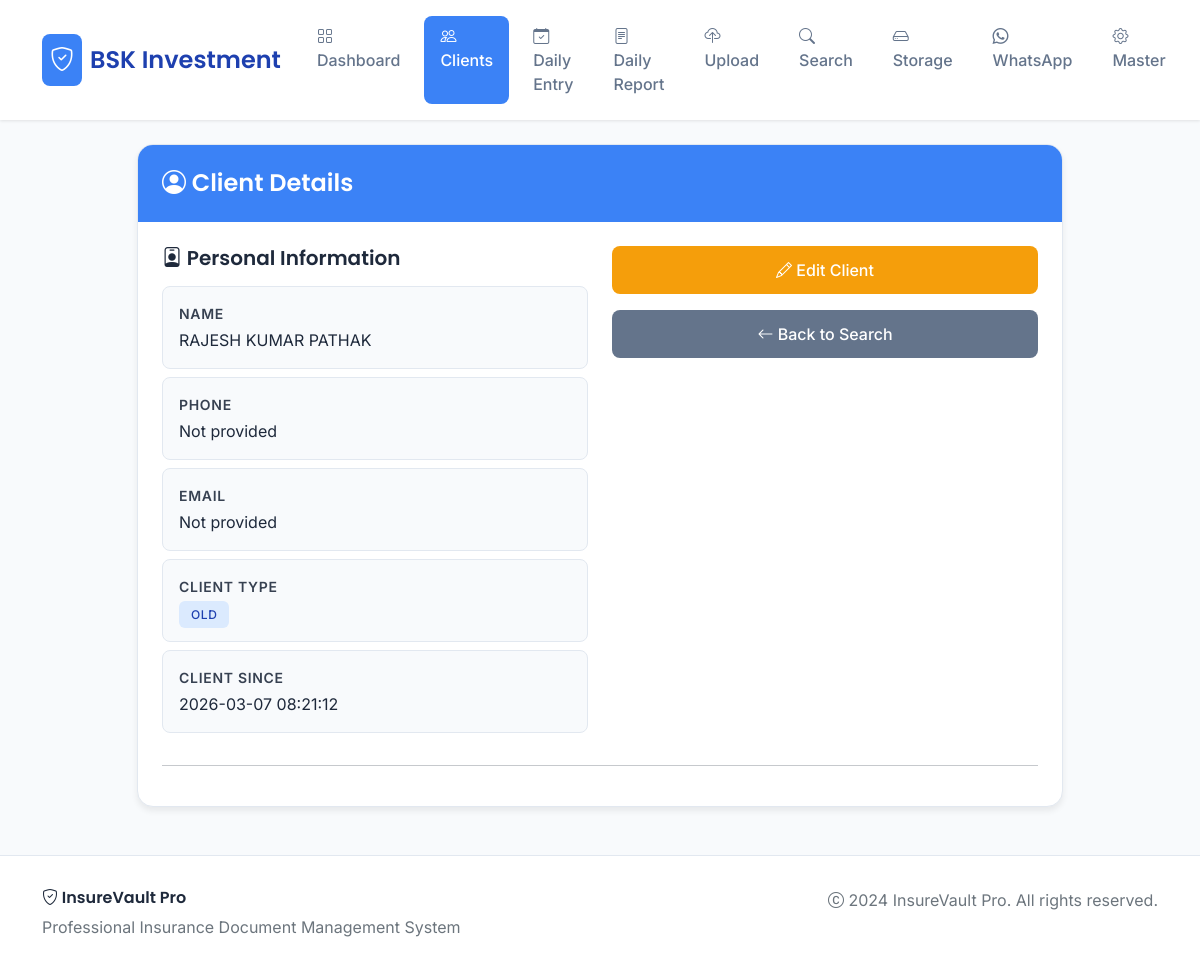
Screenshot of /client/29 with the database file from the repository.
### tables this page shows
CREATE TABLE clients (
            id INTEGER PRIMARY KEY AUTOINCREMENT,
            name TEXT NOT NULL,
            phone TEXT,
            email TEXT,
            folder_name TEXT,
            client_type TEXT,
            policy_number TEXT,
            pan_card TEXT,
            address TEXT,
            created_at TIMESTAMP DEFAULT CURRENT_TIMESTAMP
        , policy_expiry_date TEXT, premium_amount TEXT, policy_type TEXT);

### app.py (the view, shortened to what this page needs)
@app.route('/client/<int:client_id>')
def client_details(client_id):
    try:
        conn = get_db_connection()
        if conn is None:
            flash("Database error", "error")
            return redirect(url_for('search_client'))
        client = conn.execute('SELECT * FROM clients WHERE id = ?', (client_id,)).fetchone()
        documents = conn.execute(
            'SELECT * FROM documents WHERE client_id = ? ORDER BY upload_date DESC',
            (client_id,)
        ).fetchall()
        id_entries = conn.execute(
            """SELECT de.*, GROUP_CONCAT(d.filename) as scanned_files, GROUP_CONCAT(d.original_filename) as scanned_original_names
             FROM daily_entries de
             LEFT JOIN documents d ON d.daily_entry_id = de.id
             WHERE de.client_id = ? AND de.investment_type = 'ID Section'
             GROUP BY de.id
             ORDER BY de.entry_date DESC, de.id DESC""",
            (client_id,)
        ).fetchall()
        id_entries_with_docs = []
        conn.close()
        if client is None:
            flash('Client not found!')
            return redirect(url_for('search_client'))
        return render_template('client_details.html', client=client, documents=documents, id_entries=id_entries_with_docs)
    except Exception as e:
        logger.error(f"Error in client_details: {e}")
        flash("Error loading client details", "error")
        return redirect(url_for('search_client'))

### app.py (called while the page is built)
def get_db_connection():
    try:
        conn = sqlite3.connect('documents.db', timeout=60)
        conn.row_factory = sqlite3.Row
        conn.execute('PRAGMA journal_mode=WAL')
        conn.execute('PRAGMA busy_timeout=60000')
        conn.execute('PRAGMA synchronous=NORMAL')
        return conn
    except sqlite3.Error as e:
        logger.error(f"Database connection error: {e}")
        return None

### templates/client_details.html (shortened to what this page needs)
<!DOCTYPE html>
<html lang="hi">
<head>
    <link href="https://cdn.jsdelivr.net/npm/bootstrap@5.1.3/dist/css/bootstrap.min.css" rel="stylesheet">
    <link rel="stylesheet" href="https://cdn.jsdelivr.net/npm/bootstrap-icons@1.7.2/font/bootstrap-icons.css">
</head>
{% set active_page = 'clients' %}
{% include '_navbar.html' %}
    <div class="container mt-4">
        <div class="row">
            <div class="col-md-10 mx-auto">
                <div class="modern-card">
                    <div class="card-header-modern">
                        <h4 class="mb-0"><i class="bi bi-person-circle"></i> Client Details</h4>
                    </div>
                    <div class="card-body p-4">
                        <div class="row mb-4">
                            <div class="col-md-6">
                                <h5 class="mb-3" style="font-family: 'Poppins', sans-serif; font-weight: 600; color: #1e293b;">
                                    <i class="bi bi-person-badge"></i> Personal Information
                                </h5>
                                <div class="info-card">
                                    <div class="info-label">Name</div>
                                    <div class="info-value">{{ client['name'] }}</div>
                                </div>
                                <div class="info-card">
                                    <div class="info-label">Phone</div>
                                    <div class="info-value">{{ client['phone'] or 'Not provided' }}</div>
                                </div>
                                <div class="info-card">
                                    <div class="info-label">Email</div>
                                    <div class="info-value">{{ client['email'] or 'Not provided' }}</div>
                                </div>
                                <div class="info-card">
                                    <div class="info-label">Client Type</div>
                                    <div class="info-value">
                                        {% if client['client_type'] %}
                                            <span class="badge-modern badge-primary">{{ client['client_type'] }}</span>
                                        {% else %}
                                            <span class="badge-modern badge-secondary">Not specified</span>
                                        {% endif %}
                                    </div>
                                </div>
                                <div class="info-card">
                                    <div class="info-label">Client Since</div>
                                    <div class="info-value">{{ client['created_at'] }}</div>
                                </div>
                            </div>
                            <div class="col-md-6">
                                <div class="d-grid gap-3">
                                    <a href="{{ url_for('edit_client', client_id=client['id']) }}" class="btn btn-warning-custom">
                                        <i class="bi bi-pencil"></i> Edit Client
                                    </a>
                                    <a href="/search_client" class="btn btn-secondary-custom">
                                        <i class="bi bi-arrow-left"></i> Back to Search
                                    </a>
                                </div>
                            </div>
                        </div>
                        <hr>
                    </div>
                </div>
            </div>
        </div>
    </div>
    <footer class="footer">
        <div class="container">
            <div class="row">
                <div class="col-md-6">
                    <h6 style="font-family: 'Poppins', sans-serif; font-weight: 600; color: #1e293b;">
                        <i class="bi bi-shield-check"></i> InsureVault Pro
                    </h6>
                    <p class="text-muted mb-0">Professional Insurance Document Management System</p>
                </div>
                <div class="col-md-6 text-md-end">
                    <p class="text-muted mb-0">
                        <i class="bi bi-c-circle"></i> 2024 InsureVault Pro. All rights reserved.
                    </p>
                </div>
            </div>
        </div>
    </footer>
</body>
</html>

### templates/client_details.html (style rules this page uses)
* { margin: 0; padding: 0; box-sizing: border-box; }
.modern-card { background: white; border-radius: 16px; box-shadow: 0 4px 6px rgba(0,0,0,0.07); border: 1px solid #e2e8f0; overflow: hidden; }
.card-header-modern { background: #3b82f6; color: white; padding: 1.5rem; border: none; }
.card-header-modern h4 { margin: 0; font-weight: 600; font-family: 'Poppins', sans-serif; }
.btn-warning-custom { background: #f59e0b; border: none; color: white; padding: 0.75rem 1.5rem; border-radius: 8px; font-weight: 500; transition: all 0.3s ease; }
.btn-secondary-custom { background: #64748b; border: none; color: white; padding: 0.75rem 1.5rem; border-radius: 8px; font-weight: 500; transition: all 0.3s ease; }
.info-card { background: #f8fafc; border: 1px solid #e2e8f0; border-radius: 8px; padding: 1rem; margin-bottom: 0.5rem; }
.info-label { font-weight: 600; color: #374151; font-size: 0.875rem; text-transform: uppercase; letter-spacing: 0.05em; }
.info-value { color: #1e293b; font-size: 1rem; margin-top: 0.25rem; }
.badge-modern { padding: 0.375rem 0.75rem; border-radius: 6px; font-weight: 500; font-size: 0.75rem; text-transform: uppercase; letter-spacing: 0.05em; }
.badge-primary { background: #dbeafe; color: #1e40af; }
.footer { background: white; border-top: 1px solid #e2e8f0; padding: 2rem 0; margin-top: 3rem; }

### rows the page displays
clients: name "RAJESH KUMAR PATHAK", phone "Not provided", email "Not provided", client_type "OLD", created_at "2026-03-07 08:21:12"
